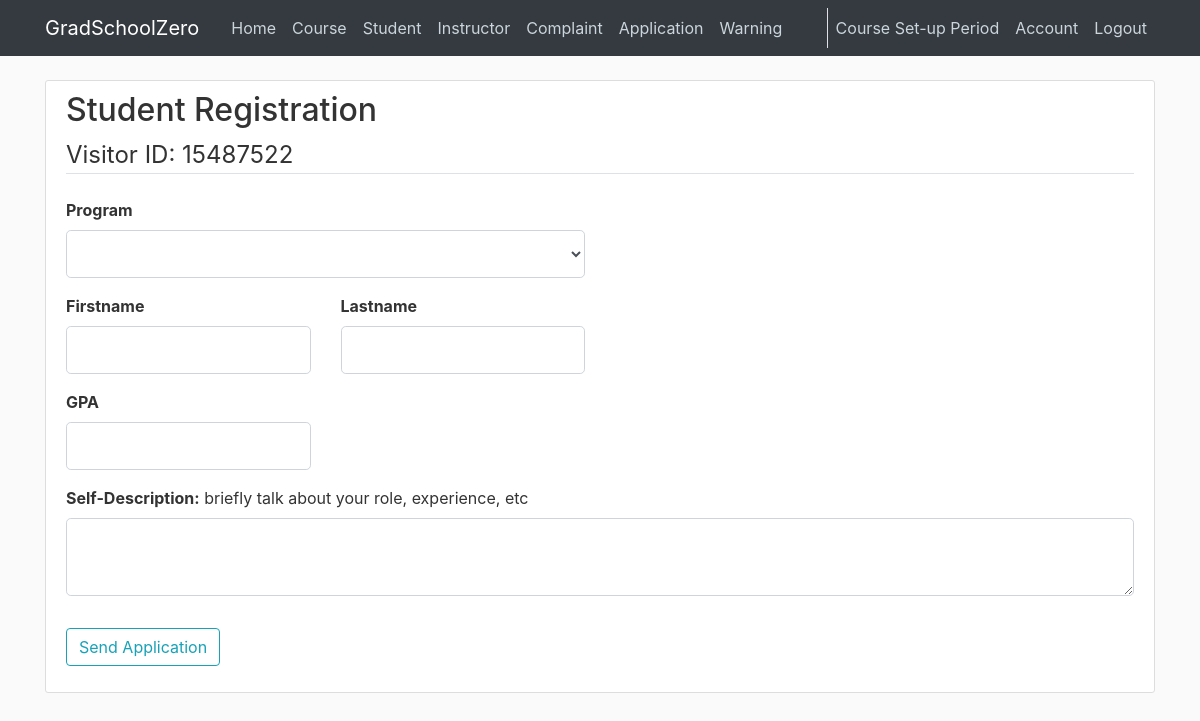
/application/student (signed in), run on an earlier commit of the app's database.
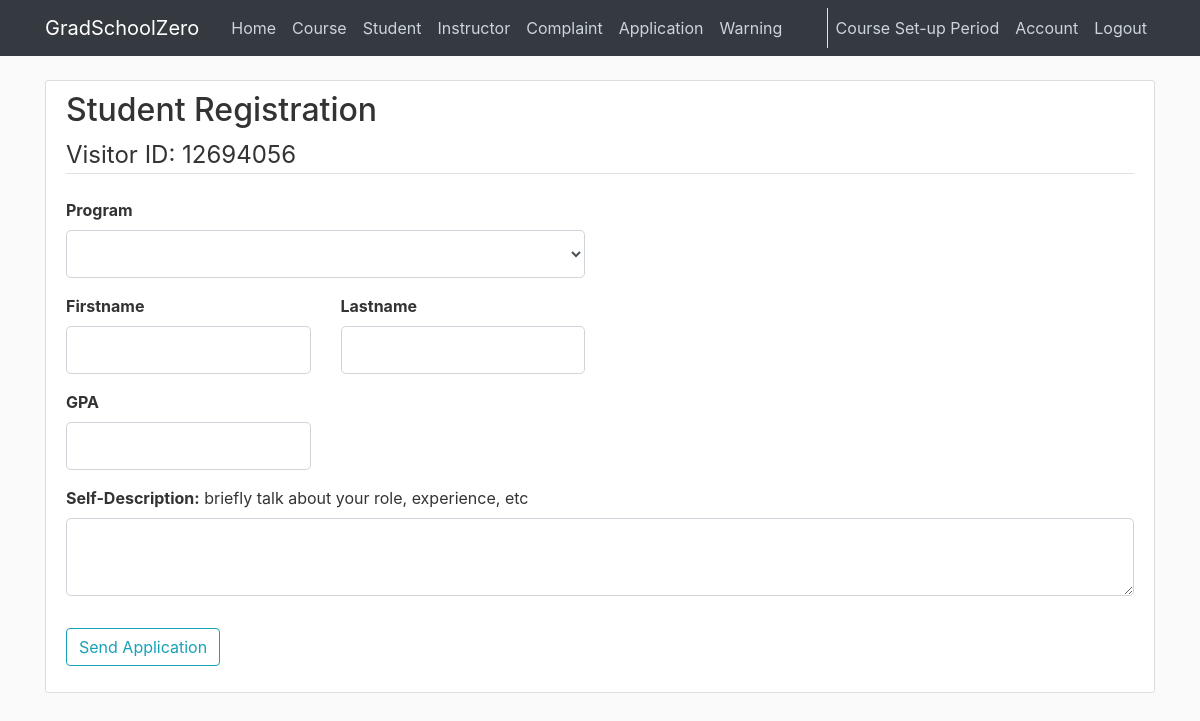
And on a later commit of the database.
### cunyzero/models.py (models this page shows, shortened)
class User(db.Model, UserMixin):
    id = db.Column(db.Integer, primary_key=True)
    username = db.Column(db.String(20), unique=True, nullable=False)
    image_file = db.Column(db.String(20), nullable=False, default='default.jpg')
    password = db.Column(db.String(60), nullable=False)
    role = db.Column(db.String(30), nullable=False, default='Visitor')
    ownerId = db.Column(db.Integer, db.ForeignKey('visitor.ownerId'), db.ForeignKey('admin.ownerId'), db.ForeignKey('student.ownerId'), db.ForeignKey('instructor.ownerId'))
    def getPeriodName(self):
        return Period.query.all()[0].getPeriodName()

### cunyzero/routes.py (the view, shortened to what this page needs)
@login_required
@app.route('/application/student', methods=['GET', 'POST'])
def student_application():#If you are not logged in and goto /application/student there will be attributeerror
    form = ApplicationForm()
    application = Application.query.filter_by(approval=None, visitor_id=current_user.ownerId).first()
    if application:
        flash(f'You have an application processing!', 'danger')
        return redirect(url_for('enrollment_application'))
    return render_template("student-application.html", title="Student Application", form=form)

### cunyzero/forms.py
class ApplicationForm(FlaskForm):
    firstname = StringField('Firstname', validators=[DataRequired()])
    lastname = StringField('Lastname', validators=[DataRequired()])
    intro = TextAreaField('Self-Description', default="", validators=[Length(0, 300)])
    GPA = DecimalField('GPA', validators=[DataRequired(), NumberRange(min=0,max=4.0)])
    program = QuerySelectMultipleField(
        'Program',
        allow_blank=True,
        query_factory = lambda: Program.query,
        widget=widgets.Select(multiple=False),
        get_label='name'
    )
    submit = SubmitField('Send Application')

### cunyzero/models.py (called while the page is built, shortened)
@login_manager.user_loader
def load_user(user_id):
    return User.query.get(int(user_id))

    def getPeriodName(self):# returns set-up, registration, running, or grading period
        remainder = self.period % 4
        if remainder==0:
            return "Course Set-up Period"

### cunyzero/templates/student-application.html (shortened to what the changed rows need)
{% extends "layout.html"%}
{% block content %}
    <div class="content-section">
        <form method="POST", action="">
            <fieldset class="form-group">
                <legend class="h2">Student Registration</legend>
                <legend class="border-bottom mb-4 ">Visitor ID: {{ current_user.ownerId }} </legend>
                <div class="row">
                    <div class="form-group col-md-6">
                    </div>
                </div>
                <div class="row">
                    <div class="form-group col-md-3">
                    </div>
                    <div class="form-group col-md-3">
                    </div>
                </div>
                <div class="row">
                    <div class="form-group col-md-3">
                    </div>
                </div>
                <div class="form-group">
                    <strong>{{ form.intro.label(class="form-control-label") }}:</strong> briefly talk about your role, experience, etc
                    {% if form.intro.errors %}
                            {{ form.intro(class="form-control form-control-lg is-invalid") }}
                            <div class="invalid-feedback">
                                {% for error in form.intro.errors %}
                                    <span>{{ error }}</span>
                                {% endfor%}
                            </div>
                        {% else %}
                            {{ form.intro(class="form-control form-control-lg") }}
                    {% endif %}
                </div>
            </fieldset>
        </form>
    </div>
{% endblock content %}

What changed in the data, as far as the page shows it:
changed User: ownerId "15487522" → "12694056"
